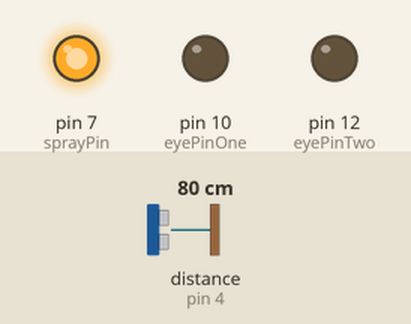
This sketch was run on a simulated Arduino Uno, built with avr-gcc and run on an emulated ATmega328P. Shown: output pins drawn as LEDs (lit = HIGH). Wiring (inferred from the names in the program): ultrasonic range finder: trigger pin 2; echo pin 4. Dashed ring = blinking. Inputs (shaded band) come from the test bench; at power-on: distance to the obstacle (sensor on pin 4) 80 cm. The echo pulse lasts 58.3 µs per cm; pins used as bus, display or sensor lines are not drawn.

Above: at 1.2 s.
1.3 s: distance to the obstacle (sensor on pin 4) set to 43 cm
2.8 s: distance to the obstacle (sensor on pin 4) set to 37 cm
At 3.45 s:
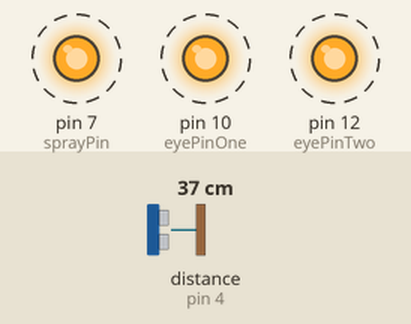
Timing chart, 0 to 11.8 s (numbered marks = the images above; inputs shaded):
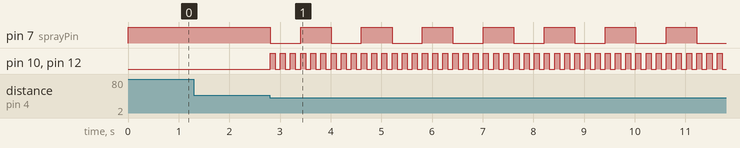

The sketch:

StatueControl.ino
```cpp
/*
* CPSC 581 Project 3
*
* Statue Control
* By Sarah, Erika, and Valerie
*
* This program uses an ultrasonic sensor, a windshield wiper fluid motor, and two LED's to
* deter statue thieves. The sensor is used to detect when someone approaches
* the statue, and within a certain distance threshold it will trigger the motor to spray the
* thief and flash the LEDs to scare them away.
*
*/

// Approximately 30 activations of the spray before water runs out
// This is to ensure that we don't burn out the motor
#define ALLOWABLE_RUNS 30

// The minimum allowable distance between the statue and another object/person/thing
// before the spray gets triggered
#define DISTANCE_THRESHOLD 40

//--------- Hardware Pins -----------------
const int trigPin = 2;    // Ultrasonic sensor
const int echoPin = 4;    // Ultrasonic sensor

const int sprayPin = 7;   // Spray motor

const int eyePinOne = 10; // LED
const int eyePinTwo = 12; // LED
//-----------------------------------------


// The amount of sprays that have gone already
int runs = 0;

void setup() {

  //-------- Hardware Requirements ---------
  // Ultrasonic sensor setup
  pinMode(trigPin, OUTPUT);
  pinMode(echoPin, INPUT);

  // Setup spray
  pinMode(sprayPin, OUTPUT);
  stopSpray();

  // Setup eye LEDs
  pinMode(eyePinOne, OUTPUT);
  pinMode(eyePinTwo, OUTPUT);
  //----------------------------------------

}
void loop() {

  // Distance between statue and another object infront of sensor
  int distance = getDistance();

  // If within distance threshold and within the amount
  // of allowable runs, then spray
  if(distance < DISTANCE_THRESHOLD && runs < ALLOWABLE_RUNS)
  {
    spray();
    flashEyes(3);
    stopSpray();
    flashEyes(3);

    runs++;
  }

}
```

OutputHandler.ino
```cpp
/*
 * Blinks two LEDs on and off with a 100ms delay between on and off states
 * Accepts number of repeats as an int
 *  Note: the total time spent in this function will be repeats*200ms
 */
void flashEyes(int repeats)
{
  for(int i = 0; i < repeats; i++)
  {
    digitalWrite(eyePinOne,HIGH);
    digitalWrite(eyePinTwo,HIGH);
    delay(100);
    digitalWrite(eyePinOne,LOW);
    digitalWrite(eyePinTwo,LOW);
    delay(100);
  }
}

/*
 * Turns on the water spraying motor
 */
void spray()
{
  digitalWrite(sprayPin, LOW);
}

/*
 * Turns off the water spraying motor
 */
void stopSpray()
{
  digitalWrite(sprayPin, HIGH);
}
```

SensorHandler.ino
```cpp
/*
 * Calculates the distance from sensor to another object
 * in cm
 * Returns the distance in cm
 */
int getDistance()
{
  int distance;

  distance = readUltrasonicSensor()*0.034/2;

  return distance;
}


/*
 * Sends a burst and determines the time required to recieve it back
 * Returns the amount of time the burst takes to return to the sensor
 */
int readUltrasonicSensor()
{
  long duration;

  digitalWrite(trigPin, LOW);
  delayMicroseconds(2);

  // Send pulse
  digitalWrite(trigPin, HIGH);
  delayMicroseconds(10);
  digitalWrite(trigPin, LOW);

  // Recieve message
  duration = pulseIn(echoPin, HIGH);

  return duration;
}
```

Measured:
- the behaviour switches between 41 and 40 cm on distance to the obstacle (sensor on pin 4) (found by bisection; images 0 and 1)
- after the input at 1.3 s, every drawn part: stays the same
- after the input at 2.8 s, pin 7 (sprayPin): alternates HIGH for 0.60 s and LOW for 0.60 s, starting at once; pin 10 (eyePinOne), pin 12 (eyePinTwo): alternates HIGH for 0.10 s and LOW for 0.10 s, starting at once
